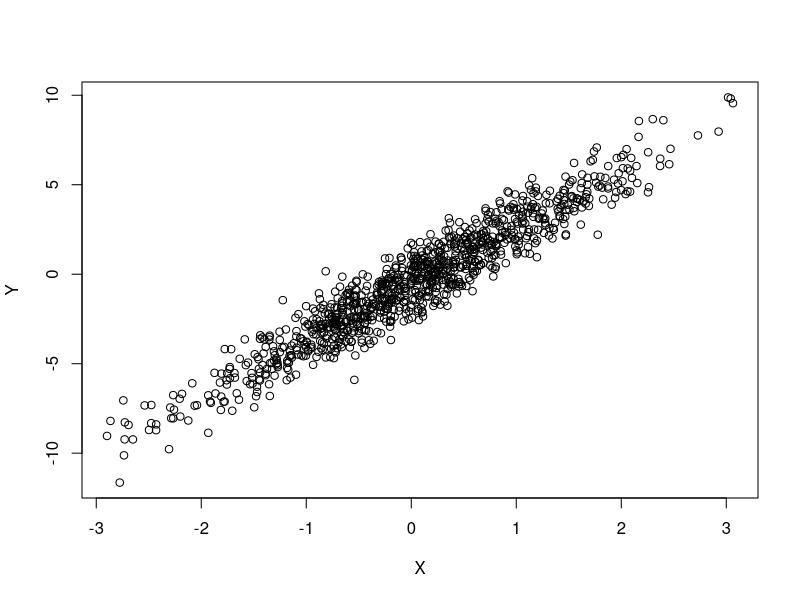
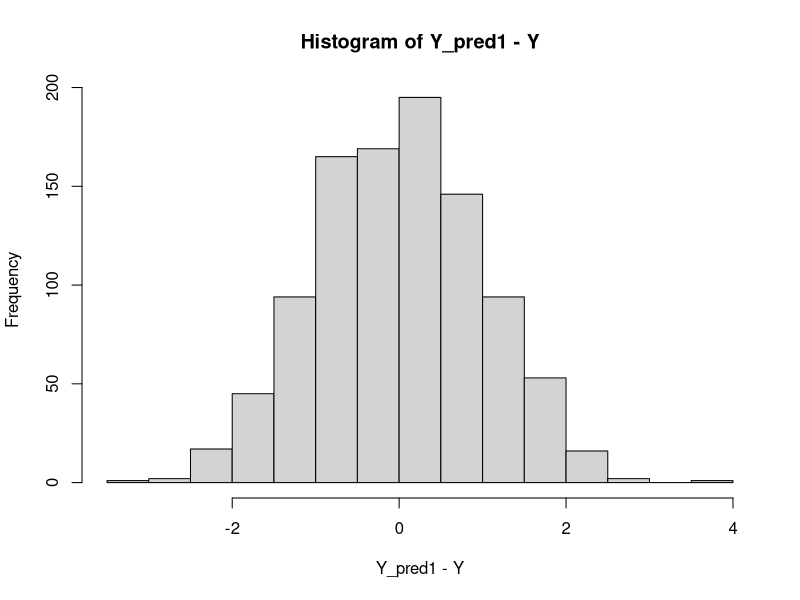
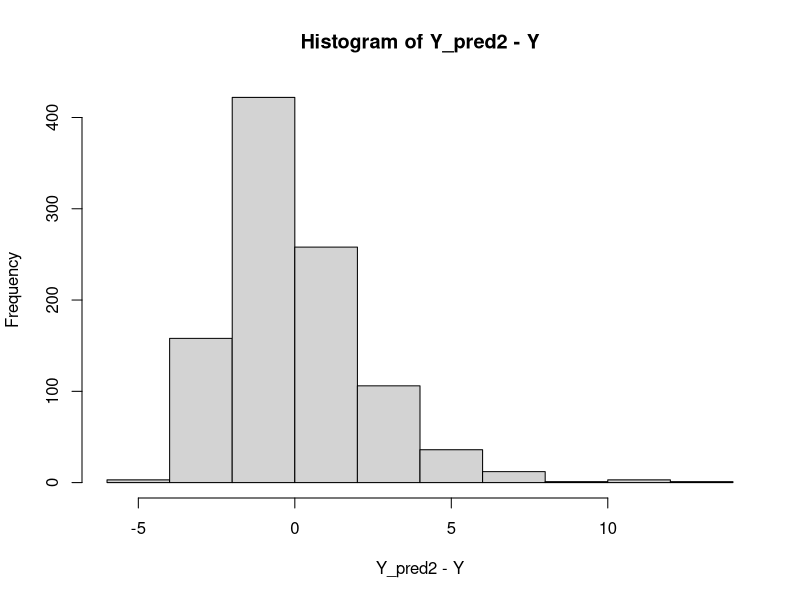

These charts were generated, in order, by the following R code:
## ---- chunk 1
knitr::opts_chunk$set(echo = TRUE,warning=FALSE,message=FALSE,fig.align = "center")
library(tidyverse)
library(ggplot2)
## ---- chunk 2

set.seed(6633771)

N <- 1000

# generate X as a random Normal bunch of numbers (meaningless)

X <- rnorm(N, mean=0, sd=1)

# parameters

alpha <- -0.5

beta <- 3.2

# generate Y conditional on X and parameters

Y <- rnorm(N, mean = alpha + beta * X, sd=1)


plot(X,Y)

## ---- chunk 3

y_reg <- lm(Y ~ X)

summary(y_reg)

## ---- chunk 4

Y_pred1 <- predict(y_reg)

hist(Y_pred1 - Y)

## ---- chunk 5

y_reg2 <- lm(Y ~ I(exp(X)))

summary(y_reg2)


## ---- chunk 6

Y_pred2 <- predict(y_reg2)

hist(Y_pred2 - Y)

## ---- chunk 7

over_sims <- lapply(1:1000, function(i) {

    # X, alpha and beta stay the same, just make a new Y
    this_y <- rnorm(N, mean = alpha + beta * X, sd=1)

    this_y_reg <- lm(this_y ~ X)

    tibble(alpha=coef(this_y_reg)['(Intercept)'],
          beta=coef(this_y_reg)['X'])
    
}) |> bind_rows()

# note: to make them match, I need to do a degrees of freedom correction for
# 2 parameters (alpha and beta)

print(paste0("True SE of the Intercept: ", sd(over_sims$alpha)* sqrt(N/(N-2))))
print(paste0("True SE of Beta: ", sd(over_sims$beta)* sqrt(N/(N-2))))

# now get it from the OLS model
ols_ses <- summary(y_reg)
print(paste0("OLS SE of the Intercept: ", ols_ses$coefficients[1,'Std. Error']))
print(paste0("OLS SE of Beta: ", ols_ses$coefficients[2,'Std. Error']))
## ---- chunk 8

# amount of noise we'll add to X
# assume measurement error is also Normal

sigma_x <- 0.5

# we'll draw and re-fit our vanilla OLS model to make it comparable to the new simulation

new_X <- rnorm(N, mean=X, sd = sigma_x)

Y_meas_err <- rnorm(N, mean = alpha + beta * X, sd=1)

y_reg_meas_err <- lm(Y_meas_err ~ new_X)

over_sims_rando_X <- lapply(1:1000, function(i) {
    
    # draw a new random X = measurement error from true X
    new_X <- rnorm(N, mean=X, sd = sigma_x)

    # alpha and beta, true X stay the same
    this_y <- rnorm(N, mean = alpha + beta * X, sd=1)

    # measurement error in X vs true X
    this_y_reg <- lm(this_y ~ new_X)

    tibble(alpha=coef(this_y_reg)['(Intercept)'],
          beta=coef(this_y_reg)['new_X'])
    
}) |> bind_rows()

print(paste0("True SE of the Intercept: ", sd(over_sims_rando_X$alpha)* sqrt(N/(N-2))))
print(paste0("True SE of Beta: ", sd(over_sims_rando_X$beta)* sqrt(N/(N-2))))

# now get it from the OLS model
ols_meas_err_ses <- summary(y_reg_meas_err)
print(paste0("OLS SE of the Intercept: ", ols_meas_err_ses$coefficients[1,'Std. Error']))
print(paste0("OLS SE of Beta: ", ols_meas_err_ses$coefficients[2,'Std. Error']))

## ---- chunk 9

# noise around beta
sigma_beta <- 0.25
# number of groups for beta
n_group <- 20
# group ID
group_id <- rep(1:n_group, each=N/n_group)

# we'll draw and re-fit our vanilla OLS model to make it comparable to the new simulation

beta_new <- rnorm(n_group, mean=beta, sd = sigma_beta)

Y_rand_slope <- rnorm(N, mean = alpha + (beta_new[group_id]) * X, sd=1)

y_reg_rand_slope <- lm(Y_rand_slope ~ X)

over_sims_rando_beta <- lapply(1:1000, function(i) {
    
    # fixed X, draw beta from a Normal distribution around true beta
    # for number of groups in data
    beta_new <- rnorm(n_group, mean=beta, sd = sigma_beta)

    # alpha and beta, true X stay the same
    this_y <- rnorm(N, mean = alpha + (beta_new[group_id]) * X, sd=1)

    # measurement error in X vs true X
    this_y_reg <- lm(this_y ~ X)

    tibble(alpha=coef(this_y_reg)['(Intercept)'],
          beta=coef(this_y_reg)['X'])
    
}) |> bind_rows()

print(paste0("True SE of the Intercept: ", sd(over_sims_rando_beta$alpha)* sqrt(N/(N-2))))
print(paste0("True SE of Beta: ", sd(over_sims_rando_beta$beta)* sqrt(N/(N-2))))

# now get it from the OLS model
ols_rand_slope_ses <- summary(y_reg_rand_slope)
print(paste0("OLS SE of the Intercept: ", ols_rand_slope_ses$coefficients[1,'Std. Error']))
print(paste0("OLS SE of Beta: ", ols_rand_slope_ses$coefficients[2,'Std. Error']))

## ---- chunk 10

library(lme4)

# now get it from the lmer model
dat <- tibble(Y_rand_slope=Y_rand_slope,X=X,group_id=group_id)
lmer_fit <- lmer(Y ~ X + (0 + X | group_id), data = dat, REML = TRUE)
lmer_sum <- summary(lmer_fit)

se_pop <- sqrt(vcov(lmer_fit)["X","X"] +
               as.numeric(VarCorr(lmer_fit)$group["X","X"]))


print(paste0("lmer combined SE of Beta: ", se_pop))
print(paste0("OLS SE of Beta: ", ols_rand_slope_ses$coefficients[2,'Std. Error']))
print(paste0("True SE of Beta: ", sd(over_sims_rando_beta$beta)* sqrt(N/(N-2))))

